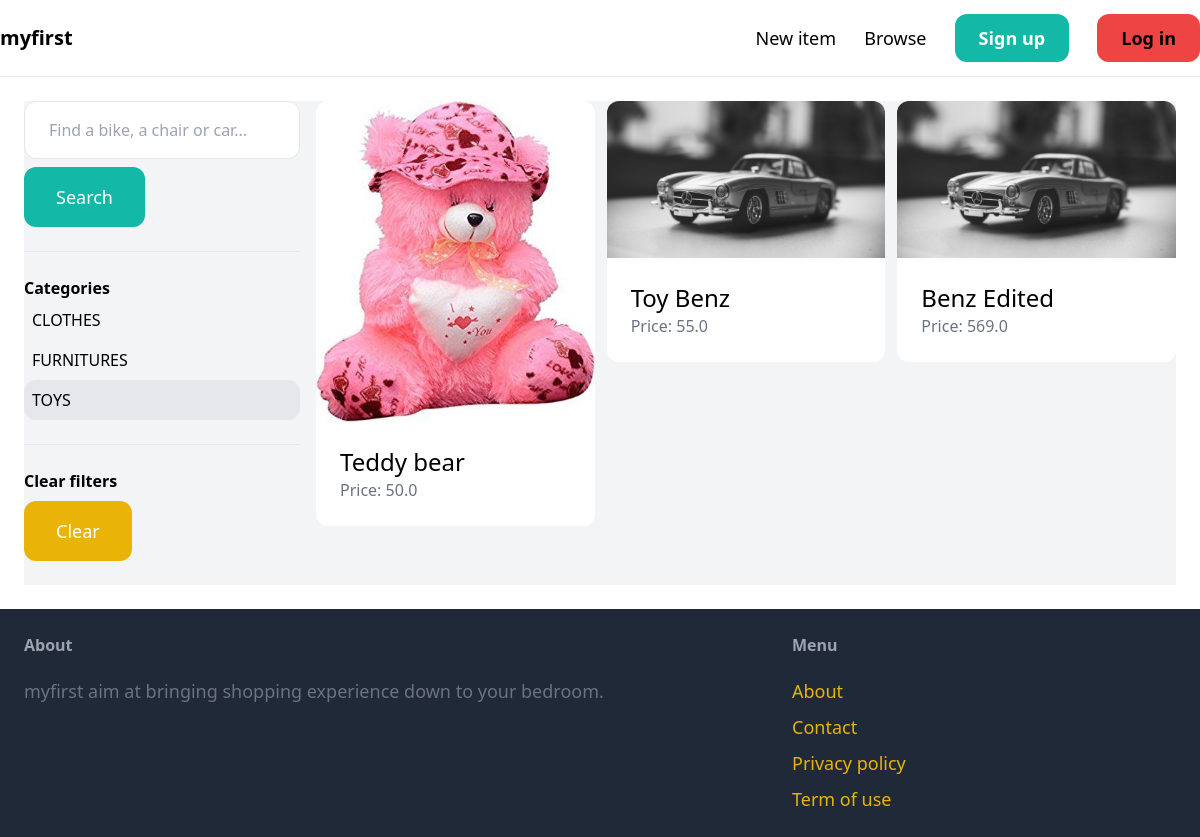
The app's page /items/?query=&category=1 with its own data.
### item/models.py (models this page shows, shortened)
class Category(models.Model):
    name = models.CharField(max_length=255)
    class Meta:
        ordering = ('name',)
        verbose_name_plural = 'Categories'

class Item(models.Model):
    category = models.ForeignKey(Category, related_name='item', on_delete=models.CASCADE, default = 1)
    name = models.CharField(max_length=255)
    description = models.TextField(blank=True, null=True)
    price = models.FloatField()
    image = models.ImageField(upload_to='item_images', blank=True, null=True)
    is_sold = models.BooleanField(default=False)
    created_by = models.ForeignKey(User, related_name='items', on_delete=models.CASCADE)
    created_at = models.DateTimeField(auto_now_add=True)

### item/views.py (the view)
# urls.py: path('', views.items, name='items'),
def items(request):
    query = request.GET.get('query', '')
    category_id = request.GET.get('category', 0)
    categories = Category.objects.all()
    items = Item.objects.filter(is_sold=False)
    if category_id:
        items = items.filter(category_id=category_id)
    if query:
       items = items.filter(Q(name__icontains=query) | Q(description__icontains=query))
    return render(request, 'item/items.html', {
        'items': items,
        'query': query,
        'categories': categories,
        'category_id': int(category_id)
    })

### item/templates/item/items.html (shortened to what this page needs)
{% extends 'core/base.html' %}
{% block content %}
    <div class="pb-6 grid grid-cols-4 gap-4 bg-gray-100">
        <div class="col-span-1">
            <form method="get" action="{% url 'item:items' %}">
                <input name="query" class="w-full py-4 px-6 border rounded-xl" type="text" value="{{ query }}" placeholder="Find a bike, a chair or car...">
                <button class="mt-2 py-4 px-8 text-lg bg-teal-500 text-white rounded-xl">Search</button>
            </form>
            <hr class="my-6">
            <p class="font-semibold">Categories</p>
            <ul>
                {% for category in categories %}
                    <li class="py-2 px-2 rounded-xl{% if category.id == category_id %} bg-gray-200{% endif %}">
                        <a href="{% url 'item:items' %}?query={{ query }}&category={{ category.id }}">{{ category.name }}</a>
                    </li>
                {% endfor %}
            </ul>
            <hr class="my-6">
            <p class="font-semibold">Clear filters</p>
            <ul>
                <li><a href="{% url 'item:items' %}" class="mt-2 py-4 px-8 inline-block bg-yellow-500 text-lg rounded-xl text-white">Clear</a></li>
            </ul>
        </div>
        <div class="col-span-3">
            <div class="grid grid-cols-3 gap-3">
                {% for item in items %}
                    <div>
                        <a href="{% url 'item:detail' item.id %}">
                            <div>
                                <img src="{{ item.image.url }}" class="rounded-t-xl">
                            </div>
                            <div class="p-6 bg-white rounded-b-xl">
                                <h2 class="text-2xl">{{ item.name }}</h2>
                                <p class="text-gray-500">Price: {{ item.price }}</p>
                            </div>
                        </a>
                    </div>
                {% endfor %}
            </div>
        </div>
    </div>
{% endblock %}

### records on screen
Category: name "CLOTHES"
Category: name "FURNITURES"
Category: name "TOYS"
Item: image (picture), name "Teddy bear", price "50.0"
Item: image (picture), name "Toy Benz", price "55.0"
Item: image (picture), name "Benz Edited", price "569.0"
